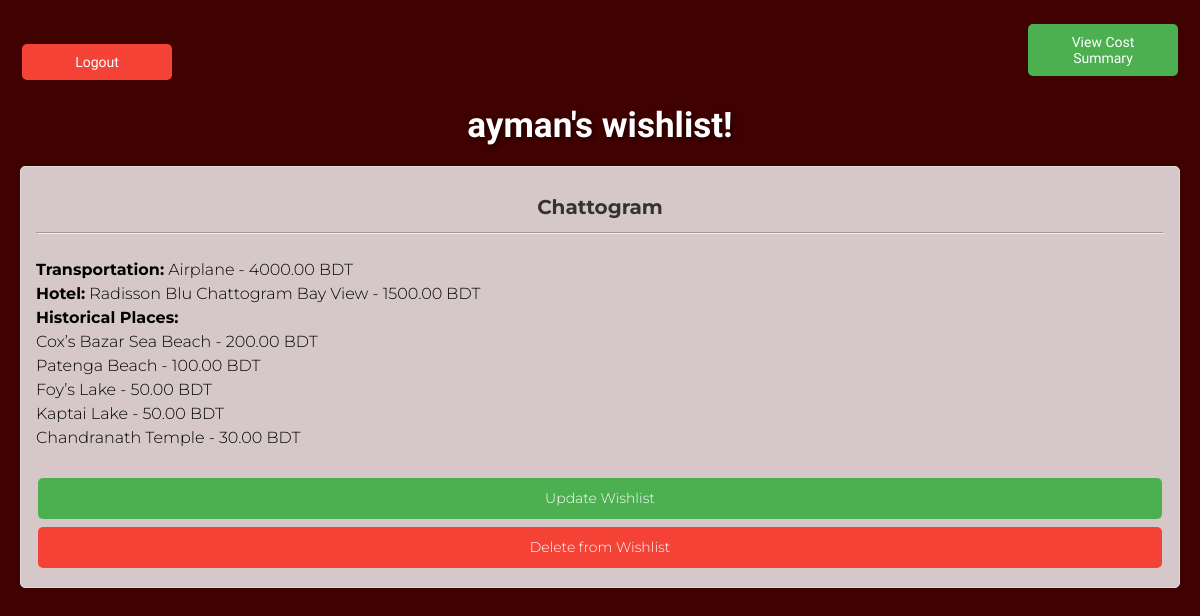
/wishlist.php (signed in), run on the app's committed database.
### tables this page shows
CREATE TABLE `place` (
  `place_id` int(11) NOT NULL,
  `place_name` varchar(50) NOT NULL,
  `best_season` varchar(20) NOT NULL,
  `place_pic` varchar(512) DEFAULT NULL
);

CREATE TABLE `transportation` (
  `transport_id` int(11) NOT NULL,
  `place_id` int(11) NOT NULL,
  `type` varchar(20) NOT NULL,
  `cost` decimal(10,2) NOT NULL
);

CREATE TABLE `hotel` (
  `hotel_id` int(11) NOT NULL,
  `place_id` int(11) NOT NULL,
  `hotel_name` varchar(100) NOT NULL,
  `stars` int(11) DEFAULT NULL CHECK (`stars` between 1 and 5),
  `avg_price` decimal(10,2) NOT NULL,
  `maps` varchar(256) DEFAULT NULL
);

CREATE TABLE `historicalplace` (
  `historical_id` int(11) NOT NULL,
  `place_id` int(11) NOT NULL,
  `name` varchar(100) NOT NULL,
  `description` text NOT NULL,
  `ticket_price` decimal(10,2) DEFAULT 0.00,
  `map` varchar(512) DEFAULT NULL,
  `picture` varchar(512) DEFAULT NULL
);

### wishlist.php (the view, shortened to what this page needs)
<?php
require_once 'DBconnect.php';
$user_id = $_SESSION['user_id'];
$sql = "SELECT p.place_id, p.place_name FROM Wishlist w
        JOIN Place p ON w.place_id = p.place_id
        WHERE w.user_id = $user_id";
$result = $conn->query($sql);
?>
<!DOCTYPE html>
<html lang="en">
<head>
    <link rel="stylesheet" href="style.css">
</head>
<body class="home">
    <header>
        <nav>
            <div class="nav_buttons">
                <a href="cost_summary.php" class="view-cost-summary-btn">View Cost Summary</a>
                <a href="logout.php" class="logout-btn">Logout</a>
            </div>
        </nav>
    </header>
    <main>
        <div class="user-info">
            <h3><?php echo $_SESSION['name']; ?>'s wishlist!</h3>
        </div>
        <div class="wishlist-container">
            <?php if ($result->num_rows > 0) {
                while ($row = $result->fetch_assoc()) {
                    $place_id = $row['place_id'];
                    $place_name = $row['place_name'];
                    $transport_sql = "SELECT t.type, t.cost FROM Transportation t
                                    JOIN Wishlist w ON t.transport_id = w.transport_id
                                    WHERE w.place_id = $place_id AND w.user_id = $user_id";
                    $transport_result = $conn->query($transport_sql);
                    $hotel_sql = "SELECT h.hotel_name, h.avg_price FROM Hotel h
                                JOIN Wishlist w ON h.hotel_id = w.hotel_id
                                WHERE w.place_id = $place_id AND w.user_id = $user_id";
                    $hotel_result = $conn->query($hotel_sql);
                    $historical_sql = "SELECT hp.name, hp.ticket_price FROM HistoricalPlace hp
                                    WHERE FIND_IN_SET(hp.historical_id,
                                    (SELECT w.historical_ids FROM Wishlist w
                                        WHERE w.place_id = $place_id AND w.user_id = $user_id))";
                    $historical_result = $conn->query($historical_sql);
            ?>
            <div class="place-wishlist">
                <h3><?php echo $place_name; ?></h3>
                <hr>
                <br>
                <p><strong>Transportation:</strong>
                <?php if ($transport_result->num_rows > 0) {
                    while ($transport = $transport_result->fetch_assoc()) {
                        echo $transport['type'] . " - " . $transport['cost'] . " BDT<br>";
                    }
                } else {
                    echo "None selected.";
                }
                ?>
                </p>
                <p><strong>Hotel:</strong>
                <?php if ($hotel_result->num_rows > 0) {
                    while ($hotel = $hotel_result->fetch_assoc()) {
                        echo $hotel['hotel_name'] . " - " . $hotel['avg_price'] . " BDT<br>";
                    }
                } else {
                    echo "None selected.";
                }
                ?>
                </p>
                <p><strong>Historical Places:</strong>
                <br>
                <?php if ($historical_result && $historical_result->num_rows > 0) {
                    while ($historical = $historical_result->fetch_assoc()) {
                        echo $historical['name'] . " - " . $historical['ticket_price'] . " BDT<br>";
                    }
                } else {
                    echo "None selected.";
                }
                ?>
                </p>
                <br>
                <a href="update_wishlist.php?place_id=<?php echo $place_id; ?>" class="update-btn-wish">Update Wishlist</a>
                <a href="delete_from_wishlist.php?place_id=<?php echo $place_id; ?>" class="delete-btn-wish" onclick="return confirm('Are you sure you want to remove this place from your wishlist?');">Delete from Wishlist</a>
            </div>
            <?php
                }
            } else {
                echo "<p class='empty-wishlist-message'>Your wishlist is empty.</p>";
            }
            ?>
        </div>
    </main>
</body>
</html>

### style.css (style rules this page uses)
* { margin: 0; padding: 0; box-sizing: border-box; }
html, body { height: 100%; font-family: Delius, Montserrat; font-optical-sizing: auto; font-weight: 300; font-style: normal; }
body.home { background-color: #400101; }
header { padding: 0 20px; }
nav { display: flex; justify-content: space-between; align-items: center; padding: 35px,0; }
.wishlist-container { display: flex; flex-wrap: wrap; gap: 20px; justify-content: center; padding: 20px; }
.view-cost-summary-btn { position: absolute; top: 20px; right: 20px; background-color: #4CAF50; color: white; padding: 10px; border: none; cursor: pointer; border-radius: 5px; }
.update-btn-wish { background-color: #4CAF50; border: none; color: white; padding: 10px 20px; text-align: center; text-decoration: none; display: inline-block; font-size: 14px; margin: 4px 2px; cursor: pointer; border-radius: 5px; }
.delete-btn-wish { background-color: #f44336; border: none; color: white; padding: 10px 20px; text-align: center; text-decoration: none; display: inline-block; font-size: 14px; margin: 4px 2px; cursor: pointer; border-radius: 5px; }
.place-wishlist { margin-bottom: 20px; padding: 15px; border: 1px solid #ddd; box-sizing: border-box; background-color: rgba(255, 255, 255, 0.784); font-family: Montserrat; border-radius: 5px; line-height: 1.5; display: flex; flex-direction: column; justify-content: space-between; flex: 1 1 300px; }
.user-info { display: flex; justify-content: space-between; align-items: center; justify-self: center; font-size: 30px; color: white; text-shadow: 2px 2px 4px rgba(0, 0, 0, 0.5); }
.wishlist-container h3 { font-size: 15px; font-weight: 700; margin-bottom: 10px; color: white; font-family: Montserrat; margin-top: 10px; }
.place-wishlist h3 { font-size: 20px; font-weight: 700; justify-content: center; align-self: center; color: #333; text-align: center; margin-bottom: 10px; }
.logout-btn { background-color: #f44336; color: white; padding: 10px 20px; text-align: center; text-decoration: none; display: inline-block; font-size: 14px; margin: 4px 2px; cursor: pointer; border-radius: 5px; border: none; }
.nav_buttons { display: flex; flex-direction: column; gap: 10px; margin-bottom: 20px; margin-top: 40px; align-items: right; }
.view-cost-summary-btn, .logout-btn { background-color: #4CAF50; color: white; padding: 10px 20px; text-align: center; text-decoration: none; display: inline-block; font-size: 14px; margin: 4px 2px; cursor: pointer; border-radius: 5px; border: none; width: 150px; }
.logout-btn { background-color: #f44336; }

### data on the page
place: place_name "Chattogram"
transportation: type "Airplane", cost "4000.00"
hotel: hotel_name "Radisson Blu Chattogram Bay View", avg_price "1500.00"
historicalplace: name "Cox’s Bazar Sea Beach", ticket_price "200.00"
historicalplace: name "Patenga Beach", ticket_price "100.00"
historicalplace: name "Foy’s Lake", ticket_price "50.00"
historicalplace: name "Kaptai Lake", ticket_price "50.00"
historicalplace: name "Chandranath Temple", ticket_price "30.00"

### other printed values
$_SESSION['name'] "ayman"
